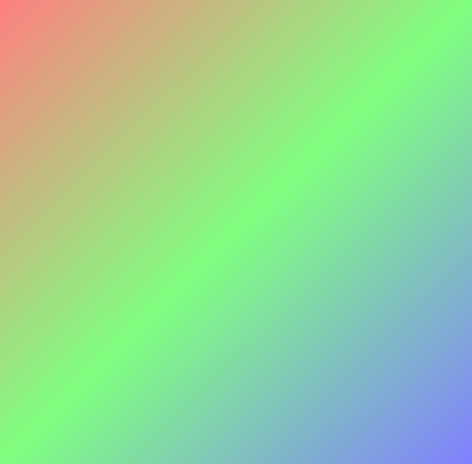
<?xml version="1.0" encoding="UTF-8"?>
<ui version="4.0">
 <class>QtSimMysteryMachineInstructionsDialog</class>
 <widget class="QDialog" name="QtSimMysteryMachineInstructionsDialog">
  <property name="geometry">
   <rect>
    <x>0</x>
    <y>0</y>
    <width>472</width>
    <height>464</height>
   </rect>
  </property>
  <property name="windowTitle">
   <string>Instructions</string>
  </property>
  <property name="windowIcon">
   <iconset resource="SimMysteryMachine.qrc">
    <normaloff>:/images/R.png</normaloff>:/images/R.png</iconset>
  </property>
  <property name="styleSheet">
   <string notr="true">QDialog { 
background-color: qlineargradient(x1: 0, y1: 0, x2: 1, y2: 1, stop: 0  #ff8080, stop: 0.5 #80ff80, stop: 1 #8080ff);
}
QDialog { 
selection-color: black;
selection-background-color: white
}

QPushButton { font: 48px, &quot;Verdana&quot; }
QPushButton{ 
selection-color: black;
selection-background-color: white
}
</string>
  </property>
  <layout class="QGridLayout" name="gridLayout">
   <item row="0" column="0">
    <widget class="QLabel" name="label">
     <property name="text">
      <string/>
     </property>
     <property name="pixmap">
      <pixmap resource="SimMysteryMachine.qrc">:/images/SimMysteryMachineWelcome.png</pixmap>
     </property>
     <property name="alignment">
      <set>Qt::AlignCenter</set>
     </property>
    </widget>
   </item>
  </layout>
 </widget>
 <resources>
  <include location="SimMysteryMachine.qrc"/>
 </resources>
 <connections/>
</ui>
